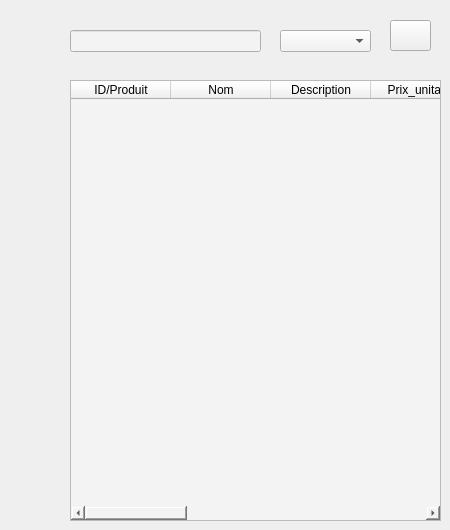
         <widget class="QWidget" name="widget_4" native="true">
          <property name="minimumSize">
           <size>
            <width>0</width>
            <height>0</height>
           </size>
          </property>
          <widget class="QTableWidget" name="tableWidget_6">
           <property name="geometry">
            <rect>
             <x>70</x>
             <y>80</y>
             <width>371</width>
             <height>441</height>
            </rect>
           </property>
           <property name="styleSheet">
            <string notr="true">background-color: rgb(243, 243, 243);</string>
           </property>
           <column>
            <property name="text">
             <string>ID/Produit</string>
            </property>
           </column>
           <column>
            <property name="text">
             <string>Nom</string>
            </property>
           </column>
           <column>
            <property name="text">
             <string>Description</string>
            </property>
           </column>
           <column>
            <property name="text">
             <string>Prix_unitaire</string>
            </property>
           </column>
           <column>
            <property name="text">
             <string>Quantite</string>
            </property>
           </column>
           <column>
            <property name="text">
             <string>Seuil_alerte_stock</string>
            </property>
           </column>
           <column>
            <property name="text">
             <string>date_derniere_entree</string>
            </property>
           </column>
           <column>
            <property name="text">
             <string>date_derniere_sortie</string>
            </property>
           </column>
           <column>
            <property name="text">
             <string>Image</string>
            </property>
           </column>
           <column>
            <property name="text">
             <string>Categorie</string>
            </property>
           </column>
          </widget>
          <widget class="QLineEdit" name="lineEdit">
           <property name="geometry">
            <rect>
             <x>70</x>
             <y>30</y>
             <width>191</width>
             <height>22</height>
            </rect>
           </property>
           <property name="styleSheet">
            <string notr="true">background-color: rgb(243, 243, 243);</string>
           </property>
          </widget>
          <widget class="QPushButton" name="pushButton_9">
           <property name="geometry">
            <rect>
             <x>390</x>
             <y>20</y>
             <width>41</width>
             <height>31</height>
            </rect>
           </property>
           <property name="cursor">
            <cursorShape>PointingHandCursor</cursorShape>
           </property>
           <property name="text">
            <string/>
           </property>
           <property name="icon">
            <iconset>
             <normaloff>icons/icons8-search-24.png</normaloff>icons/icons8-search-24.png</iconset>
           </property>
           <property name="iconSize">
            <size>
             <width>20</width>
             <height>20</height>
            </size>
           </property>
          </widget>
          <widget class="QComboBox" name="comboBox">
           <property name="geometry">
            <rect>
             <x>280</x>
             <y>30</y>
             <width>91</width>
             <height>22</height>
            </rect>
           </property>
           <property name="styleSheet">
            <string notr="true">background-color: rgb(243, 243, 243);</string>
           </property>
          </widget>
         </widget>
